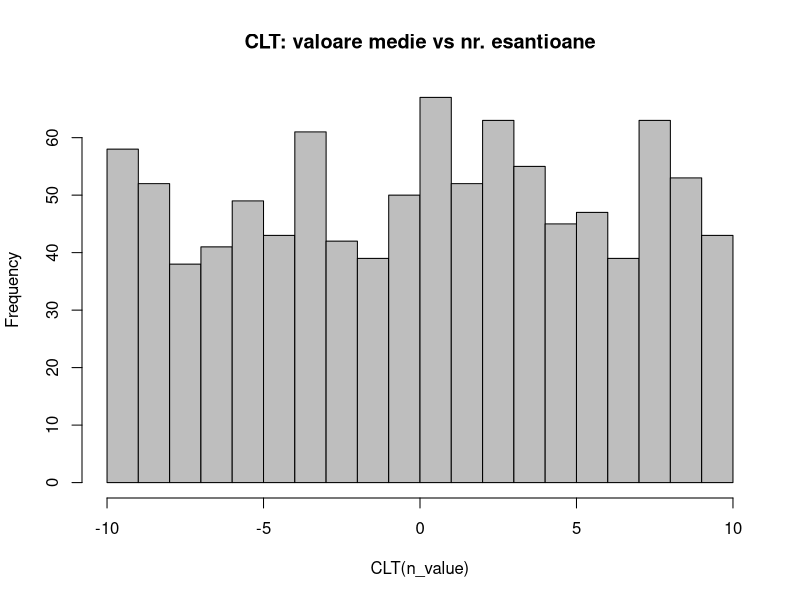
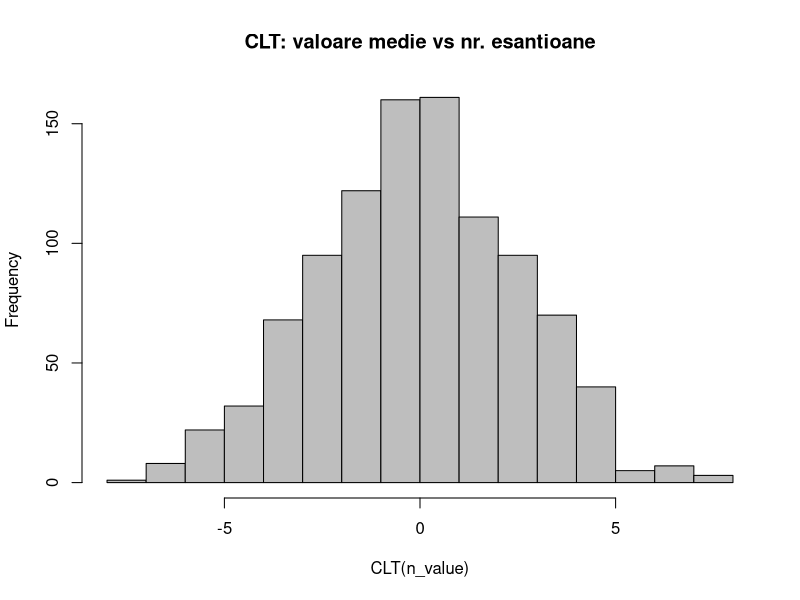
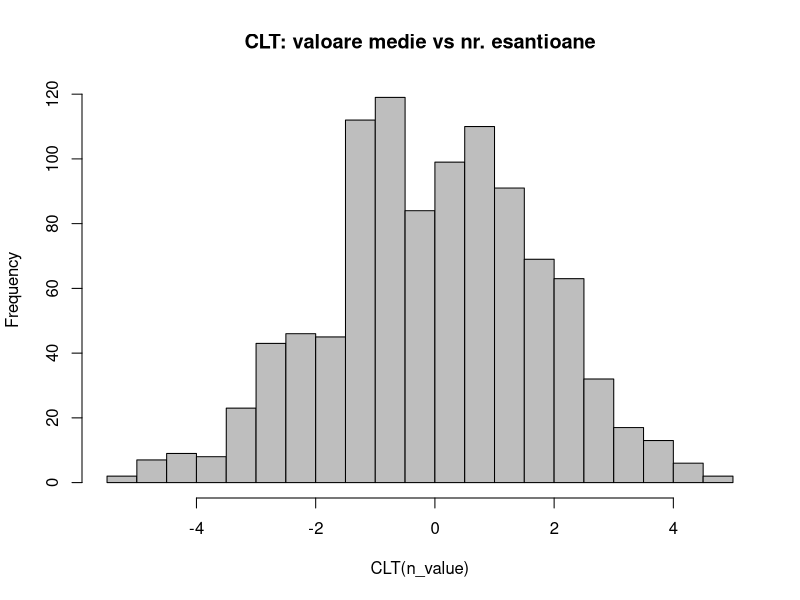
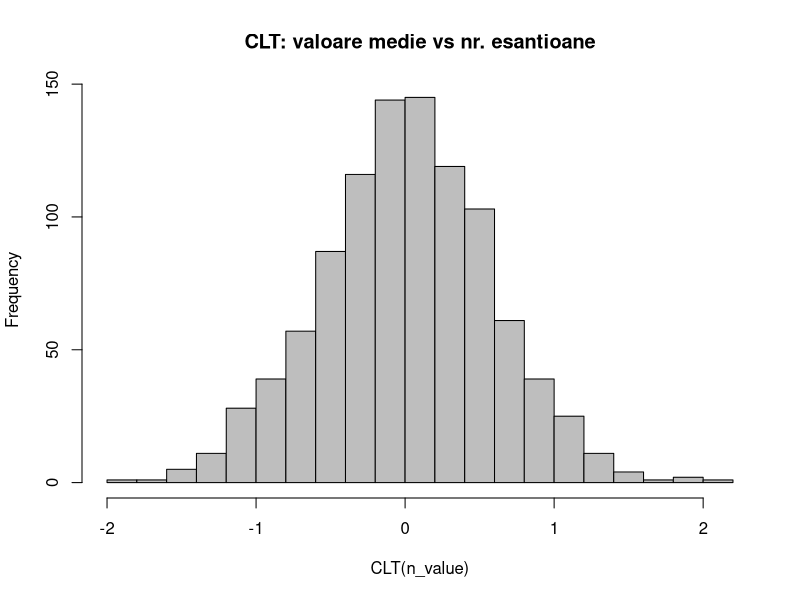

Reproduce these figures in R, in order.
CLT = function(n) {
  sample_vector = c()
  for (i in seq(1000)) {
    sample_vector = c(sample_vector, mean(runif(n, min = -10, max = 10)))
  }
  sample_vector
}

for (n_value in c(1, 5, 10, 100)) {
  hist(CLT(n_value),col="gray", main="CLT: valoare medie vs nr. esantioane", breaks = 20)
  dev.copy(png, filename=paste("hist",n_value,".png"));
  dev.off ();
}